Frame 1 (no input): blank canvas, image omitted
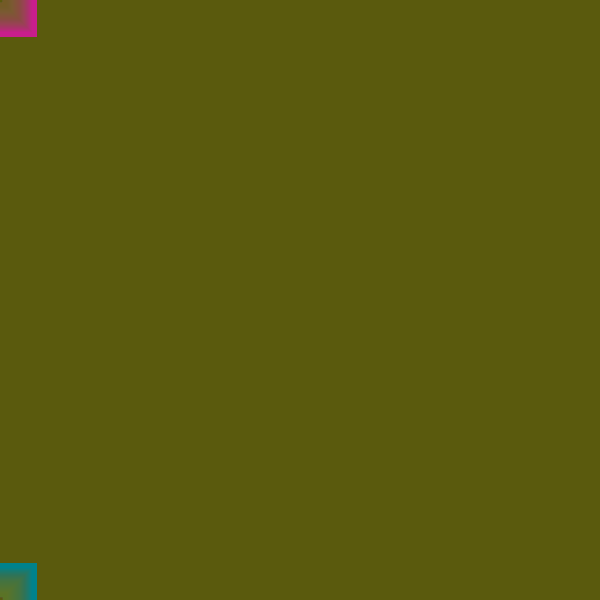
Frame 60 (no input)
Frame 120 (the mouse pressed at the canvas centre since frame 60): blank canvas, image omitted

The p5.js sketch that drew this single still picture (run headless with seeded random() and noise() and a simulated clock; from frame 60 on, the mouse is pressed at the canvas centre):

// p5.js sketch
// ── sketch.js
let len = 10;
let bg;

function setup() {
	createCanvas(600, 600);
	background(0);
	frameRate(30);
	rectMode(CENTER);

	bg = color(100,100,30, 10)
}

function draw() {
	
	background(bg)
	noFill();
	strokeWeight(5);
	stroke(200, 30, 140);

	square(pmouseX, pmouseY, len)

	stroke(0, 130, 140);
	square(pmouseX, height - pmouseY, len )
	len++
	if (mouseIsPressed) {
		len = 0;
		bg = color(80, 10, 100);
	}
}

// function mouseIsPressed() {
//     bg = color(200,200,30, 10)
// }
